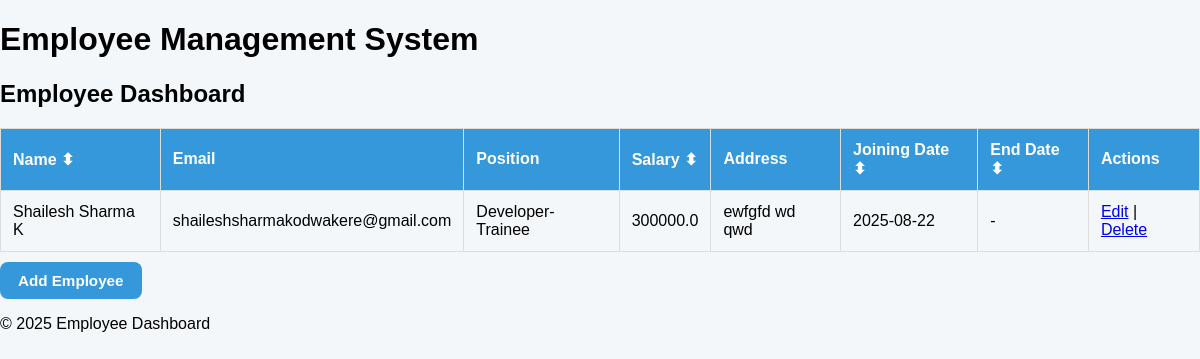
Before: / with the older database file.
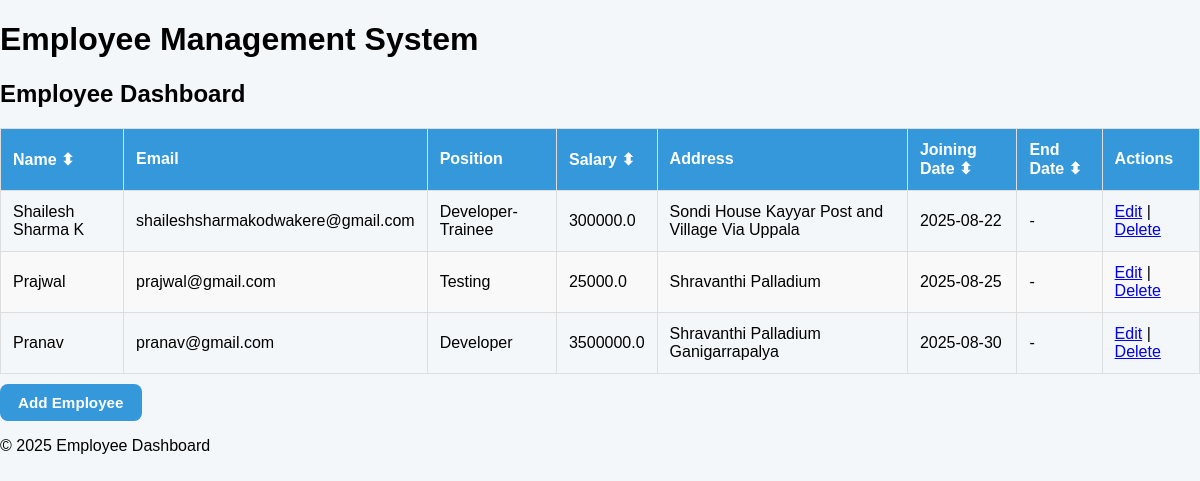
After: the same page with the newer database file.
### models.py (models this page shows, shortened)
class Employee(db.Model):
    id = db.Column(db.Integer, primary_key=True)
    name = db.Column(db.String(100), nullable=False)
    email = db.Column(db.String(120), nullable=False)
    position = db.Column(db.String(100), nullable=False)  # ✅ keep as position
    salary = db.Column(db.Float, nullable=False)
    address = db.Column(db.String(200), nullable=False)
    joining_date = db.Column(db.String(20), nullable=False)
    end_date = db.Column(db.String(20), nullable=True)

### routes.py (the view, shortened to what this page needs)
    @app.route("/", methods=["GET", "POST"])
    def dashboard():
        query = Employee.query
        search = request.args.get("search")
        min_salary = request.args.get("min_salary")
        max_salary = request.args.get("max_salary")
        if min_salary:
            query = query.filter(Employee.salary >= float(min_salary))  # Salary >= min
        if max_salary:
            query = query.filter(Employee.salary <= float(max_salary))  # Salary <= max
        join_from = request.args.get("join_from")
        join_to = request.args.get("join_to")
        if join_from:
            query = query.filter(Employee.joining_date >= join_from)  # Joined after this date
        if join_to:
            query = query.filter(Employee.joining_date <= join_to)    # Joined before this date
        end_from = request.args.get("end_from")
        end_to = request.args.get("end_to")
        if end_from:
            query = query.filter(Employee.end_date >= end_from)       # Ended after this date
        if end_to:
            query = query.filter(Employee.end_date <= end_to)         # Ended before this date
        sort_by = request.args.get("sort_by")
        if sort_by == "name":
            query = query.order_by(Employee.name.asc())              # Sort by name (A-Z)
        elif sort_by == "salary":
            query = query.order_by(Employee.salary.desc())           # Sort by salary (high → low)
        elif sort_by == "joining_date":
            query = query.order_by(Employee.joining_date.desc())     # Sort by recent joining
        elif sort_by == "end_date":
            query = query.order_by(Employee.end_date.desc())         # Sort by recent end date
        employees = query.all()
        return render_template("dashboard.html", employees=employees)

### templates/dashboard.html (shortened to what this page needs)
{% extends "base.html" %} {% block content %}
<h2 class="text-center">Employee Dashboard</h2>
<div class="table-container">
  <table id="employeeTable">
    <thead>
      <tr>
        <th onclick="sortTable(0)">Name ⬍</th>
        <th>Email</th>
        <th>Position</th>
        <th onclick="sortTable(3)">Salary ⬍</th>
        <th>Address</th>
        <th onclick="sortTable(5)">Joining Date ⬍</th>
        <th onclick="sortTable(6)">End Date ⬍</th>
        <th>Actions</th>
      </tr>
    </thead>
    <tbody>
      {% for emp in employees %}
      <tr>
        <td>{{ emp.name }}</td>
        <td>{{ emp.email }}</td>
        <td>{{ emp.position }}</td>
        <td>{{ emp.salary }}</td>
        <td>{{ emp.address }}</td>
        <td>{{ emp.joining_date }}</td>
        <td>{{ emp.end_date if emp.end_date else '-' }}</td>
        <td>
          <a href="{{ url_for('update_employee', id=emp.id) }}">Edit</a> |
          <a
            href="{{ url_for('delete_employee', id=emp.id) }}"
            onclick="return confirm('Are you sure you want to delete this employee?');"
            >Delete</a
          >
        </td>
      </tr>
      {% endfor %}
    </tbody>
  </table>
</div>
<a href="{{ url_for('add_employee') }}" class="btn">Add Employee</a>
{% endblock %}

### templates/base.html (shortened to what this page needs)
<!DOCTYPE html>
<html lang="en">
  <head>
    <link
      rel="stylesheet"
      href="{{ url_for('static', filename='style.css') }}"
    />
  </head>
  <body>
    <header>
      <h1>Employee Management System</h1>
    </header>
    <main>
      {% block content %}{% endblock %}
    </main>
    <footer>
      <p>&copy; 2025 Employee Dashboard</p>
    </footer>
  </body>
</html>

### static/style.css (style rules this page uses)
body { font-family: Arial, sans-serif; background-color: #f4f7f9; margin: 0; padding: 0; }
.btn { display: inline-block; padding: 10px 18px; margin-top: 10px; background-color: #3498db; color: #fff; border: none; border-radius: 8px; text-decoration: none; font-size: 0.95rem; font-weight: bold; cursor: pointer; transition: background-color 0.3s ease; }
table { width: 100%; border-collapse: collapse; margin-top: 20px; }
table, th, td { border: 1px solid #ddd; }
th, td { padding: 12px; text-align: left; }
th { background-color: #3498db; color: white; }
tr:nth-child(even) { background-color: #f9f9f9; }

Changed rows visible on the page:
changed Employee "Shailesh Sharma K": address "ewfgfd wd qwd" → "Sondi House Kayyar Post and Village Via Uppala"
added Employee: name "Prajwal", email "prajwal@gmail.com", position "Testing", salary "25000.0", address "Shravanthi Palladium", joining_date "2025-08-25", end_date "-"
added Employee: name "Pranav", email "pranav@gmail.com", position "Developer", salary "3500000.0", address "Shravanthi Palladium Ganigarrapalya", joining_date "2025-08-30", end_date "-"
